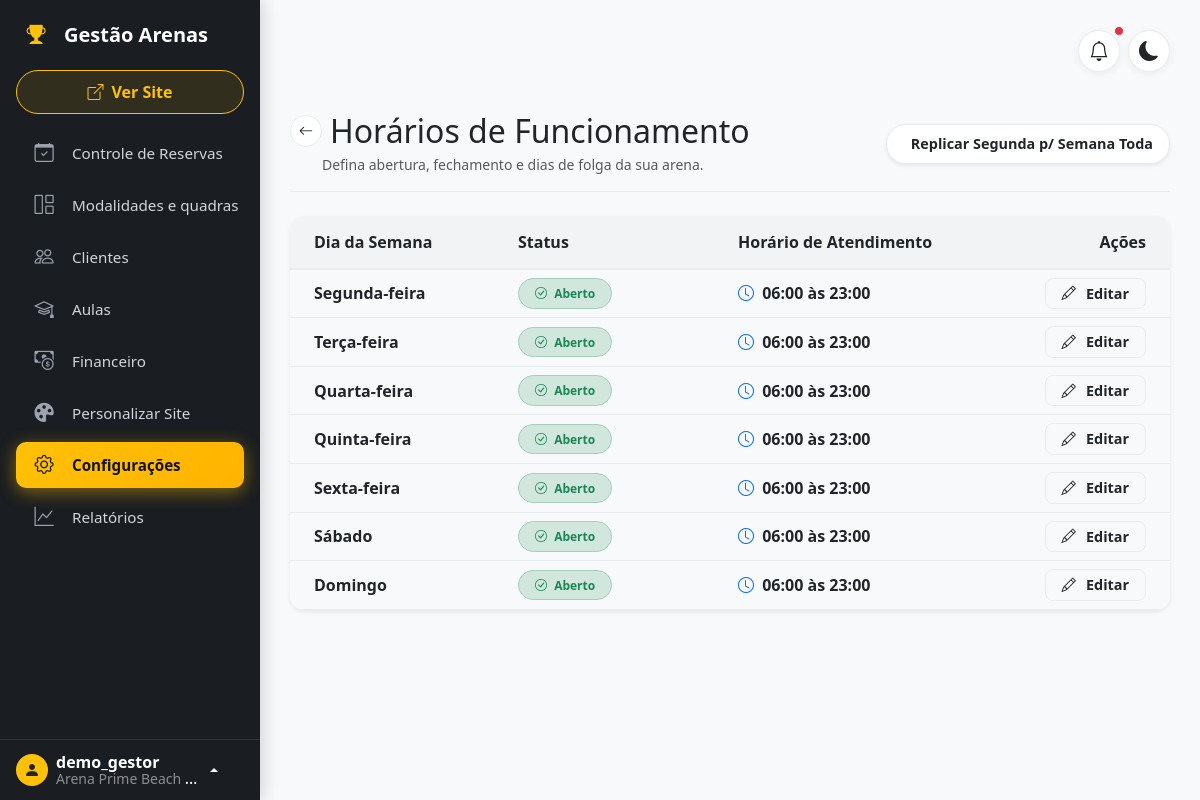
Screenshot of /gestao/arena-demo/horarios/ (signed in) with the database file from the repository.
### apps/saas/models.py (models this page shows, shortened)
class Arena(TimeStampedModel):
    users = models.ManyToManyField(User, related_name='arenas', blank=True, verbose_name="Usuários da Arena")
    name = models.CharField(max_length=100, verbose_name="Nome da Arena")
    slug = models.SlugField(max_length=100, unique=True, verbose_name="URL (Slug)")
    owner_name = models.CharField(max_length=100, verbose_name="Nome do Proprietário")
    owner_phone = models.CharField(max_length=25, blank=True, null=True, verbose_name="WhatsApp / Telefone do Dono")
    owner_email = models.EmailField(blank=True, null=True, verbose_name="E-mail do Dono")
    cnpj = models.CharField(max_length=20, blank=True, null=True, verbose_name="CNPJ")
    monthly_fee = models.DecimalField(max_digits=10, decimal_places=2, default=0, verbose_name="Valor da Mensalidade (R$)")
    due_day = models.PositiveSmallIntegerField(default=10, verbose_name="Dia de Vencimento")
    is_active = models.BooleanField(default=True, verbose_name="Arena Ativa?")
    class Meta:
        verbose_name = "Arena"
        verbose_name_plural = "Arenas"

### apps/backoffice/models.py (models this page shows, shortened)
class ArenaOpeningHour(TimeStampedModel):
    DAYS_OF_WEEK = (
        (0, 'Segunda-feira'),
        (1, 'Terça-feira'),
        (2, 'Quarta-feira'),
        (3, 'Quinta-feira'),
        (4, 'Sexta-feira'),
        (5, 'Sábado'),
        (6, 'Domingo'),
    )
    arena = models.ForeignKey(
        Arena, on_delete=models.CASCADE, related_name='opening_hours'
    )
    weekday = models.IntegerField(choices=DAYS_OF_WEEK)
    open_time = models.TimeField(null=True, blank=True)
    close_time = models.TimeField(null=True, blank=True)
    is_closed = models.BooleanField(default=False)
    objects = TenantManager()
    class Meta:
        unique_together = ['arena', 'weekday']
        verbose_name = "Horário de Funcionamento"
        verbose_name_plural = "Horários de Funcionamento"

### apps/backoffice/views/config_views.py (the view)
# urls.py: path('<slug:arena_slug>/horarios/', OpeningHoursListView.as_view(), name='opening_hours_list'),
class OpeningHoursListView(ArenaOwnerRequiredMixin, ListView):
    model = ArenaOpeningHour
    template_name = 'backoffice/config/opening_hours_list.html'
    context_object_name = 'hours'
    def _ensure_opening_hours(self):
        existing_days = set(ArenaOpeningHour.objects.filter(arena=self.arena).values_list('weekday', flat=True))
        for day in range(7):
            if day not in existing_days:
                is_closed = (day == 6)
                open_t = None if is_closed else "07:00"
                close_t = None if is_closed else "23:00"
                ArenaOpeningHour.objects.create(
                    arena=self.arena,
                    weekday=day,
                    open_time=open_t,
                    close_time=close_t,
                    is_closed=is_closed
                )
    def get_queryset(self):
        self.arena = get_object_or_404(Arena, slug=self.kwargs['arena_slug'])
        self._ensure_opening_hours()
        return ArenaOpeningHour.objects.filter(arena=self.arena).order_by('weekday')
    def get_context_data(self, **kwargs):
        context = super().get_context_data(**kwargs)
        context['arena'] = self.arena
        return context

### apps/backoffice/templates/backoffice/config/opening_hours_list.html (shortened to what this page needs)
{% extends "backoffice/base_dashboard.html" %}
{% block content %}
<div class="d-flex justify-content-between flex-wrap align-items-center pt-3 pb-3 mb-4 border-bottom gap-3">
    <div>
        <div class="d-flex align-items-center gap-2 mb-1">
            <a href="{% url 'backoffice:arena_config' arena_slug=arena.slug %}" class="btn btn-sm btn-action rounded-circle d-inline-flex align-items-center justify-content-center p-0" style="width: 32px; height: 32px;" title="Voltar para Configurações">
                <i class="bi bi-arrow-left"></i>
            </a>
            <h1 class="h2 mb-0">Horários de Funcionamento</h1>
        </div>
        <p class="text-body-secondary small mb-0 ms-md-4 ps-md-2">Defina abertura, fechamento e dias de folga da sua arena.</p>
    </div>
    <div class="d-flex gap-2 flex-wrap">
        <button type="button" class="btn btn-action rounded-pill px-3 py-2 fw-semibold shadow-sm d-flex align-items-center gap-2" onclick="openReplicateMondayModal();">
            <span>Replicar Segunda p/ Semana Toda</span>
        </button>
    </div>
</div>
<div class="card shadow-sm border-0 overflow-hidden d-none d-md-block mb-4">
    <div class="card-body p-0">
        <div class="table-responsive">
            <table class="table table-hover align-middle mb-0">
                <thead class="table-dark-header">
                    <tr>
                        <th class="ps-4" style="width: 25%;">Dia da Semana</th>
                        <th style="width: 25%;">Status</th>
                        <th style="width: 32%;">Horário de Atendimento</th>
                        <th class="text-end pe-4" style="width: 18%;">Ações</th>
                    </tr>
                </thead>
                <tbody>
                    {% for item in hours %}
                    <tr>
                        <td class="ps-4">
                            <span class="fw-bold text-body fs-6">{{ item.get_weekday_display }}</span>
                        </td>
                        <td>
                            {% if item.is_closed %}
                                <span class="badge bg-danger-subtle text-danger border border-danger-subtle px-3 py-2 rounded-pill fw-semibold">
                                    <i class="bi bi-x-circle me-1"></i> Fechado
                                </span>
                            {% else %}
                                <span class="badge bg-success-subtle text-success border border-success-subtle px-3 py-2 rounded-pill fw-semibold">
                                    <i class="bi bi-check-circle me-1"></i> Aberto
                                </span>
                            {% endif %}
                        </td>
                        <td>
                            {% if item.is_closed %}
                                <span class="text-body-secondary fst-italic">—</span>
                            {% else %}
                                <span class="fw-semibold text-body">
                                    <i class="bi bi-clock text-primary me-1"></i> {{ item.open_time|time:"H:i" }} às {{ item.close_time|time:"H:i" }}
                                </span>
                            {% endif %}
                        </td>
                        <td class="text-end pe-4">
                            <button type="button" class="btn btn-sm btn-action px-3 py-1 fw-semibold"
                                    data-id="{{ item.id }}"
                                    data-weekday="{{ item.weekday }}"
                                    data-weekday-name="{{ item.get_weekday_display }}"
                                    data-open-time="{{ item.open_time|time:'H:i'|default:'' }}"
                                    data-close-time="{{ item.close_time|time:'H:i'|default:'' }}"
                                    data-is-closed="{% if item.is_closed %}true{% else %}false{% endif %}"
                                    data-url="{% url 'backoffice:opening_hour_edit' arena_slug=arena.slug pk=item.id %}"
                                    onclick="openEditOpeningHourModal(this);"
                                    title="Editar horário">
                                <i class="bi bi-pencil me-1"></i> Editar
                            </button>
                        </td>
                    </tr>
                    {% endfor %}
                </tbody>
            </table>
        </div>
    </div>
</div>
{% endblock %}

### apps/backoffice/templates/backoffice/base_dashboard.html (shortened to what this page needs)
<!DOCTYPE html>
<html lang="pt-br" data-bs-theme="light">
<head>
    <link href="https://cdn.jsdelivr.net/npm/bootstrap@5.3.0/dist/css/bootstrap.min.css" rel="stylesheet">
    <link rel="stylesheet" href="https://cdn.jsdelivr.net/npm/bootstrap-icons@1.10.0/font/bootstrap-icons.css">
</head>
<body class="bg-body-tertiary">
<div class="d-flex" style="min-height: 100vh;">
    <nav class="sidebar" id="sidebar">
        <div class="sidebar-header" id="logo-toggle">
            <div class="nav-icon text-warning"><i class="bi bi-trophy-fill"></i></div>
            <span class="fs-5 fw-bold sidebar-text">Gestão Arenas</span>
        </div>
        <div class="sidebar-btn-container">
            <a href="{% url 'scheduler:arena_home' arena_slug=arena.slug %}" target="_blank" class="btn btn-outline-primary btn-agendamento">
                <i class="bi bi-box-arrow-up-right"></i>
                <span class="sidebar-text ms-2">Ver Site</span>
            </a>
        </div>
        <div class="sidebar-menu">
            <a href="{% url 'backoffice:dashboard' arena_slug=arena.slug %}" class="nav-link text-decoration-none " title="Controle de Reservas">
                <div class="nav-icon"><i class="bi bi-calendar-check"></i></div>
                <span class="sidebar-text">Controle de Reservas</span>
            </a>
            <a href="{% url 'backoffice:court_list' arena_slug=arena.slug %}" class="nav-link text-decoration-none {% if 'quadras' in request.path or 'modalidades' in request.path %}active{% endif %}" title="Modalidades e quadras">
                <div class="nav-icon"><i class="bi bi-grid-1x2"></i></div>
                <span class="sidebar-text">Modalidades e quadras</span>
            </a>
            <a href="{% url 'backoffice:customer_list' arena_slug=arena.slug %}" class="nav-link text-decoration-none {% if 'clientes' in request.path %}active{% endif %}" title="Clientes">
                <div class="nav-icon"><i class="bi bi-people"></i></div>
                <span class="sidebar-text">Clientes</span>
            </a>
            <a href="{% url 'lessons:aulas' arena_slug=arena.slug %}" class="nav-link text-decoration-none " title="Aulas">
                <div class="nav-icon"><i class="bi bi-mortarboard"></i></div>
                <span class="sidebar-text">Aulas</span>
            </a>
            <a href="{% url 'lessons:financial_list' arena_slug=arena.slug %}" class="nav-link text-decoration-none {% if 'financeiro' in request.path and 'configuracoes' not in request.path %}active{% endif %}" title="Financeiro">
                <div class="nav-icon"><i class="bi bi-cash-coin"></i></div>
                <span class="sidebar-text">Financeiro</span>
            </a>
            <a href="{% url 'backoffice:site_customize' arena_slug=arena.slug %}" class="nav-link text-decoration-none {% if 'personalizar' in request.path %}active{% endif %}" title="Personalizar Site">
                <div class="nav-icon"><i class="bi bi-palette-fill"></i></div>
                <span class="sidebar-text">Personalizar Site</span>
            </a>
            <a href="{% url 'backoffice:arena_config' arena_slug=arena.slug %}" class="nav-link text-decoration-none {% if 'configuracoes' in request.path or 'horarios' in request.path or 'equipamentos' in request.path or 'regras-preco' in request.path %}active{% endif %}" title="Configurações">
                <div class="nav-icon"><i class="bi bi-gear"></i></div>
                <span class="sidebar-text">Configurações</span>
            </a>
            <a href="{% url 'backoffice:reports' arena_slug=arena.slug %}" class="nav-link text-decoration-none {% if 'relatorios' in request.path %}active{% endif %}" title="Relatórios">
                <div class="nav-icon"><i class="bi bi-graph-up"></i></div>
                <span class="sidebar-text">Relatórios</span>
            </a>
        </div>
        <div class="sidebar-footer">
            <div class="dropdown dropup">
                <a href="#" class="user-dropdown-toggle dropdown-toggle" id="dropdownUser1" data-bs-toggle="dropdown" aria-expanded="false" data-bs-display="static">
                    <div class="rounded-circle bg-warning text-dark d-flex align-items-center justify-content-center flex-shrink-0" style="width: 32px; height: 32px;">
                        <i class="bi bi-person-fill"></i>
                    </div>
                    <div class="sidebar-text ms-2 lh-1 text-truncate" style="max-width: 150px;">
                        <strong class="d-block">{{ user.username }}</strong>
                        <small class="text-white-50">{{ arena.name }}</small>
                    </div>
                </a>
            </div>
        </div>
    </nav>
    <main class="content">
        <div class="d-flex justify-content-between align-items-center mb-4 gap-3">
            <div class="d-flex align-items-center gap-2">
                <button class="topbar-action-btn" type="button" title="Notificações">
                    <i class="bi bi-bell fs-5"></i>
                    <span class="position-absolute top-0 start-100 translate-middle p-1 bg-danger border border-light rounded-circle">
                    </span>
                </button>
                <button id="theme-toggle" class="topbar-action-btn" type="button" title="Alternar tema claro/escuro">
                    <i class="bi bi-moon-fill fs-5" id="theme-icon"></i>
                </button>
            </div>
        </div>
        {% block content %}{% endblock %}
    </main>
</div>
</body>
</html>

### rows the page displays
Arena: name "Arena Prime Beach…"
ArenaOpeningHour: weekday "Segunda-feira", is_closed False (drawn), open_time "06:00", close_time "23:00"
ArenaOpeningHour: weekday "Terça-feira", is_closed False (drawn), open_time "06:00", close_time "23:00"
ArenaOpeningHour: weekday "Quarta-feira", is_closed False (drawn), open_time "06:00", close_time "23:00"
ArenaOpeningHour: weekday "Quinta-feira", is_closed False (drawn), open_time "06:00", close_time "23:00"
ArenaOpeningHour: weekday "Sexta-feira", is_closed False (drawn), open_time "06:00", close_time "23:00"
ArenaOpeningHour: weekday "Sábado", is_closed False (drawn), open_time "06:00", close_time "23:00"
ArenaOpeningHour: weekday "Domingo", is_closed False (drawn), open_time "06:00", close_time "23:00"

### other values shown
{{ user.username }} "demo_gestor"
